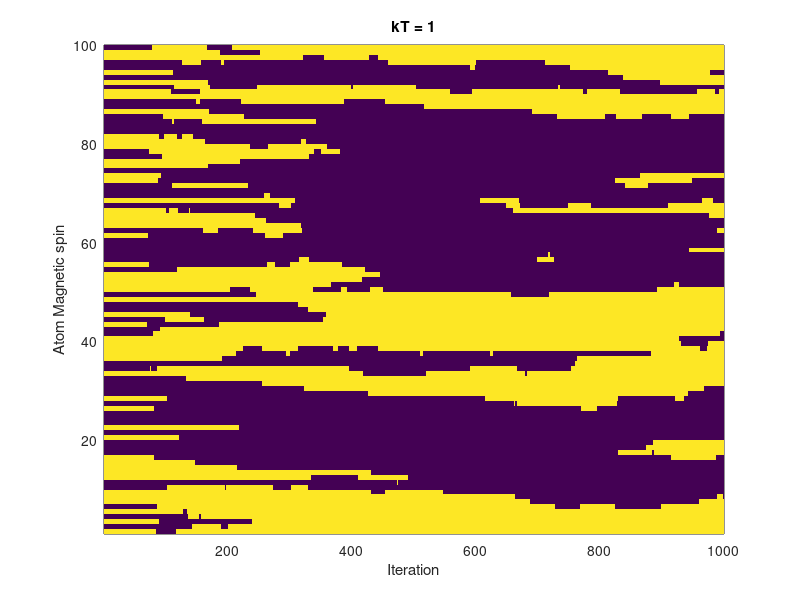
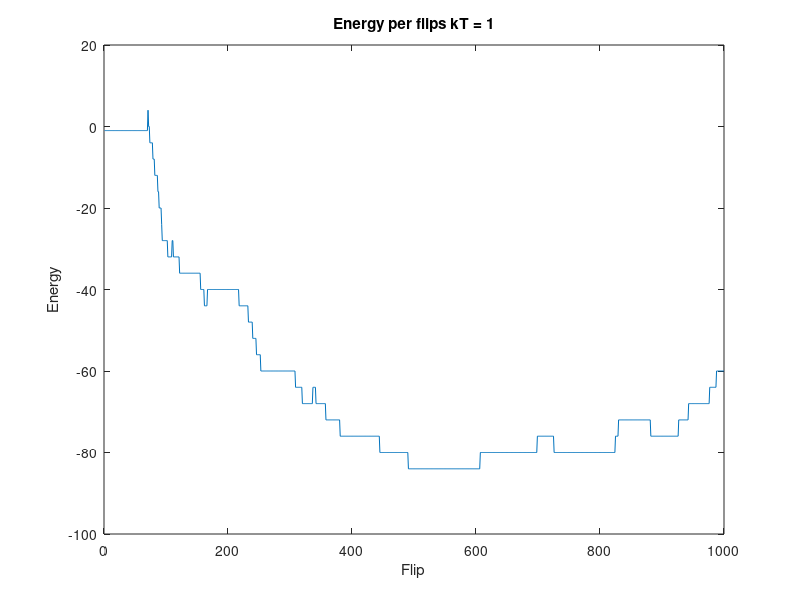
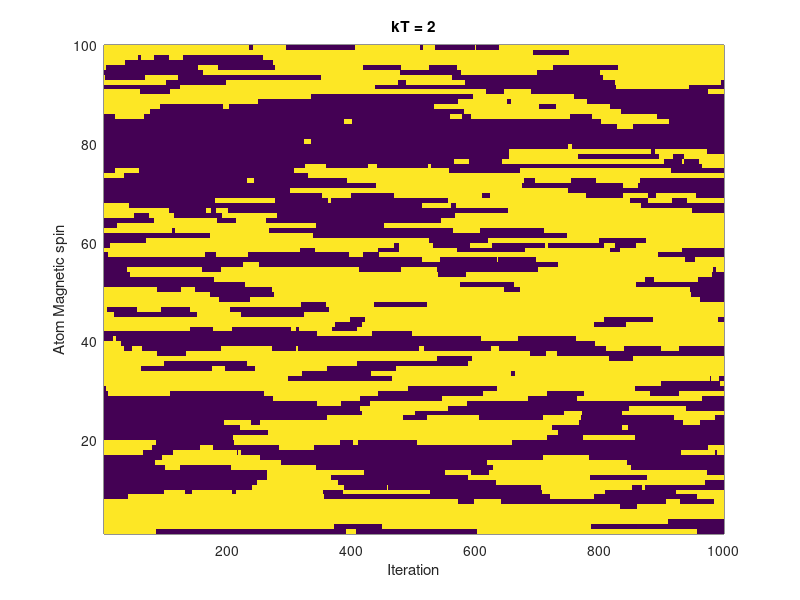
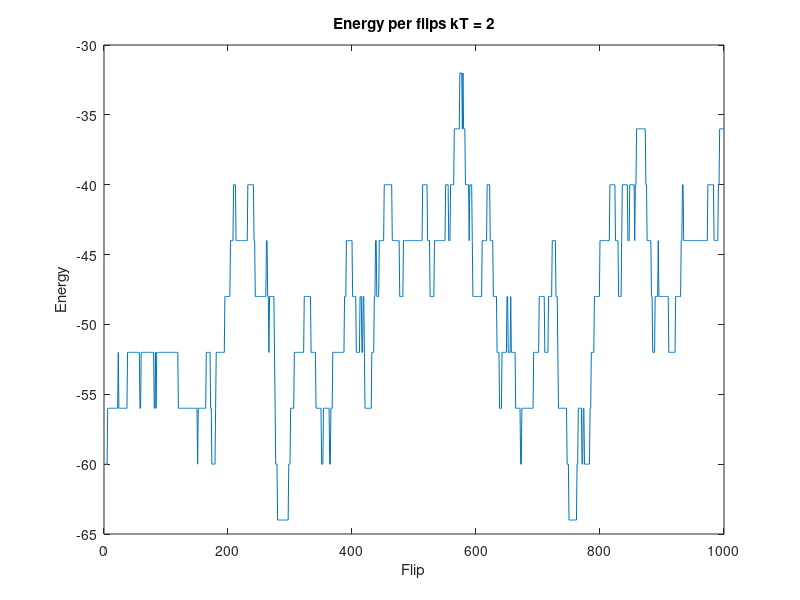

MATLAB code for these plots, in order:
%% Homework 11
% Tad Kile
% 4/6/17

%% Problem 1
%Use Monte Carlo integration to estimate value of 10D integral

%random x values [10]
%random y value from 0 to 100
%check to see if y value is above or below the expected y value
%keep if below
%Percentage is 

hit = 0;
for rock = 1:1000000 %Throw one million rocks
    x = rand(1,10); %Random x values
    y = 100*rand(1); %Random y values
    yexpected = sum(x)^2; %What we expect to find on the line
    if y <= yexpected %If below line we accept the value
        hit = hit + 1;
    end
end

percentage = (hit/rock); %Find percentage that were accepted
area = 1*100; %Area to multiply by

answer = percentage*area %Answer my rock throwing code has found
givenanswer = 155/6 %Answer that is correct
error = answer - givenanswer %Error

%% Problem 2 (Curie Pendulum)
%Magnet that is attracted to another magnet, but heat is introduced causing
%the alignments of each atom's magenetic field to flip at random causing
%half of the atoms to cancel each other out (curie temperature). The magnet
%then falls to zero (gravity)(out of the flame), causing it to cool,
%remagnetize, and be attracted to the magnet again, lying within the flame.

%Use the Metropolis Algorithm to calculate the lowest engergy through
%iteration, probability, and likely some black magic

num = 100;
atoms = rand(1,num)- .5;
for i = 1:num;
    if atoms(i) < 0
        atoms(i) = -1;
    else
        atoms(i) = 1;
    end
end

Beta = 0; %Zero for simplicity
Mu = 1; %Unimportant
k = 1; %T is altered, so do not alter k
T = [1 2 3 4 5 6 7 8 9 10]; %Simulate for kT = 1,2,3,4,5,6,7,8,9,10
J = 1; %Ferromagnet, -1 is antiferromagnet

%Starting code (almost exact same as looping code)
sameorflip = zeros(num);
sameorflip(num) = atoms(num)*atoms(1); %Periodic boundary conditions
for i = 1:(num - 1)
    sameorflip = atoms(i)*atoms(i+1);
end  
checkflip = sum(sameorflip); %Find total of the flip values (more positive
    %means it is more similar
    
E = (J*checkflip) - Beta*Mu*sum(atoms); %Calculate E

itermax = 1000;
chartsave = zeros(itermax,num);
for v = 1:10
    numiter = 0;
    while((checkflip < 1800) && (numiter < itermax))
        numiter = numiter + 1;
        whichflip = ceil(rand(1)*num); %Choose which atom to flip
        atomsnew = atoms;
        atomsnew(whichflip) = atoms(whichflip)*-1; %Flip it
        %Calculate the new Efield
        sameorflip = zeros(1,num);
        sameorflip(1,num) = atomsnew(num)*atomsnew(1); %Periodic boundary conditions
        for i = 1:(num - 1)
            sameorflip(1,i) = atomsnew(i)*atomsnew(i+1);
        end  
        checkflip = sum(sameorflip); %Find total of the flip values (more positive
            %means it is more similar

        Enew = (-J*checkflip) - Beta*Mu*sum(atomsnew); %Calculate E

        if Enew < E %If lower energy, keep the change
            atoms = atomsnew;
            E = Enew;
        else %If equal or higher engery, there is a chance we keep, chance revert
            r = rand(1);
            Prob = exp(-(Enew - E)/(k*T(v)));
            if Prob > r
                atoms = atomsnew;
                E = Enew;
            end
        end
        chartsave(numiter,:) = atoms;
        Esave(numiter) = E;
    end
    Ecalc(v) = E/num;
    Eactual(v) = -(num*J*tanh(J/(k*T(v))))/num;
    pcolor(chartsave')
    shading flat
    title(sprintf('kT = %d', v))
    xlabel('Iteration')
    ylabel('Atom Magnetic spin')
    figure
    plot(Esave)
    title(sprintf('Energy per flips kT = %d', v))
    xlabel('Flip')
    ylabel('Energy')
    figure
end

plot(Ecalc,'r')
hold on
plot (Eactual,'b')
legend('Ecalc','Eactual')
title('Calculated Energy v Verified Energy')
xlabel('kT value')
ylabel('Energy/num')


fprintf('done')

